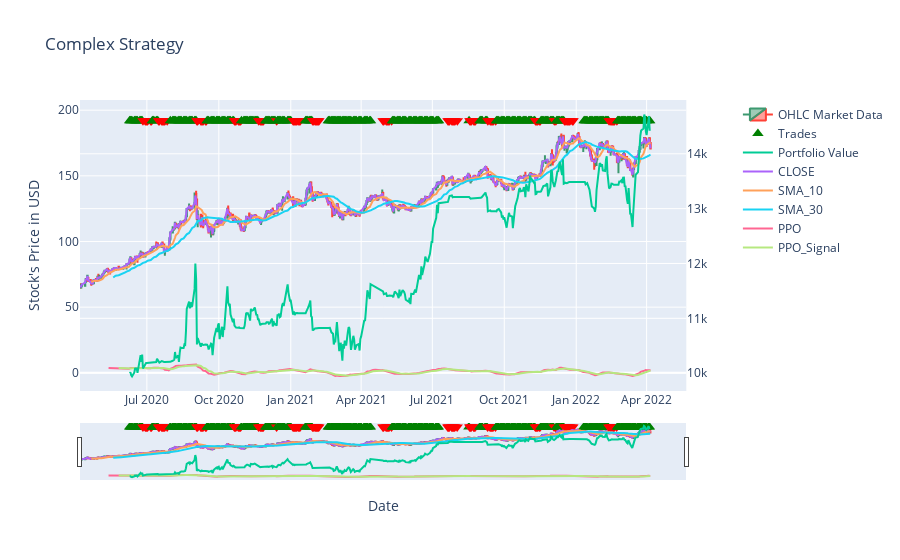

The notebook cell saved with this chart:
### Markdown cell above
### What if we started with 10000 USD in cash?

### Code cell
complex_strategy = Strategy(name="Complex Strategy", cash=10000, commission=0.05, min_positions=0.1)
complex_strategy.load_data(tdata, date_column='DATE')
complex_strategy.add_single_rule('SMA_10[N-1]>SMA_30[N-1]', action=MarketAction.SELL, action_quantity='ALL', operator=Operator.OR)
complex_strategy.add_single_rule('SMA_10[N-1]<SMA_30[N-1]', action=MarketAction.BUY, action_quantity='ALL', operator=Operator.OR)
complex_strategy.add_single_rule('PPO[N-1]>PPO_Signal[N-1]', action=MarketAction.BUY, action_quantity='10%')
complex_strategy.add_single_rule('PPO[N-1]<PPO_Signal[N-1]', action=MarketAction.SELL, action_quantity='50%')

complex_strategy.simulate()
complex_strategy.summary()
fig = complex_strategy.plot_history(title="Complex Strategy", yaxis_title="Stock's Price in USD", xaxis_title="Date", plot_columns=['CLOSE', 'SMA_10', 'SMA_30', 'PPO', 'PPO_Signal'])
fig.show()

### Figure 1 — Plotly figure (JSON) as saved in the notebook; plotly's stock layout.template omitted (floating-point values rounded to 4 significant figures; data arrays with more than 128 entries replaced by an {"elided": "..."} marker saying what was removed)
{"data": [{"close": {"elided": "541 float values"}, "high": {"elided": "541 float values"}, "low": {"elided": "541 float values"}, "name": "OHLC Market Data", "open": {"elided": "541 float values"}, "type": "candlestick", "x": {"elided": "541 str values"}}, {"hovertext": {"elided": "440 str values"}, "marker": {"color": {"elided": "440 str values"}, "size": 10, "symbol": {"elided": "440 str values"}}, "mode": "markers", "name": "Trades", "type": "scatter", "x": {"elided": "440 str values"}, "xaxis": "x", "y": {"elided": "440 float values"}, "yaxis": "y"}, {"mode": "lines", "name": "Portfolio Value", "type": "scatter", "x": {"elided": "440 str values"}, "xaxis": "x", "y": {"elided": "440 float values"}, "yaxis": "y2"}, {"mode": "lines", "name": "CLOSE", "type": "scatter", "x": {"elided": "541 str values"}, "xaxis": "x", "y": {"elided": "541 float values"}, "yaxis": "y"}, {"mode": "lines", "name": "SMA_10", "type": "scatter", "x": {"elided": "541 str values"}, "xaxis": "x", "y": {"elided": "541 float values"}, "yaxis": "y"}, {"mode": "lines", "name": "SMA_30", "type": "scatter", "x": {"elided": "541 str values"}, "xaxis": "x", "y": {"elided": "541 float values"}, "yaxis": "y"}, {"mode": "lines", "name": "PPO", "type": "scatter", "x": {"elided": "541 str values"}, "xaxis": "x", "y": {"elided": "541 float values"}, "yaxis": "y"}, {"mode": "lines", "name": "PPO_Signal", "type": "scatter", "x": {"elided": "541 str values"}, "xaxis": "x", "y": {"elided": "541 float values"}, "yaxis": "y"}], "layout": {"title": {"text": "Complex Strategy"}, "xaxis": {"anchor": "y", "domain": [0, 0.94], "title": {"text": "Date"}}, "yaxis": {"anchor": "x", "domain": [0, 1], "title": {"text": "Stock's Price in USD"}}, "yaxis2": {"anchor": "x", "overlaying": "y", "side": "right"}}}
